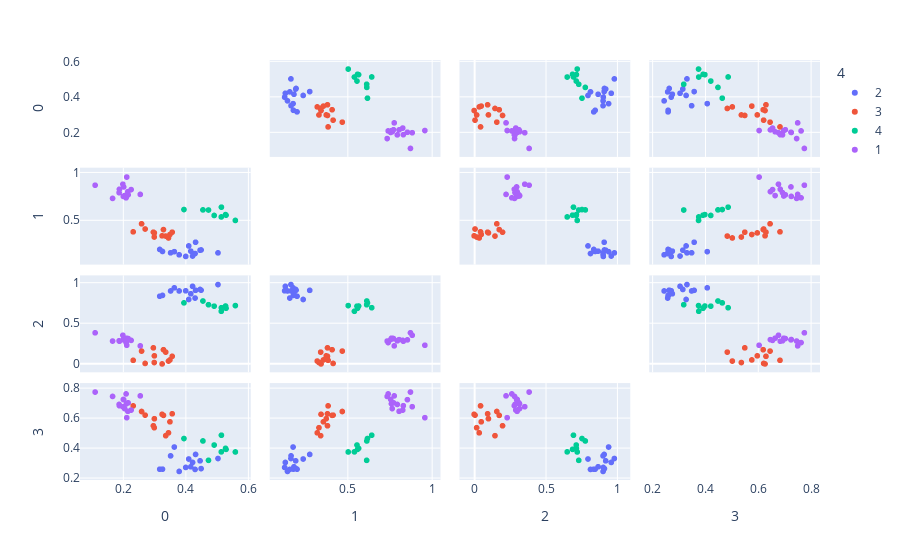

Source (notebook cell):
### Markdown cell above
### Plot test scattering matrix

### Code cell
import plotly.express as px
#preapare data
scattering_matrix_data = []
for i in test[:]:
    scattering_matrix_data.append([i[0][0],i[0][1],i[0][2],i[0][3],str(torch.argmax(torch.tensor(i[1], dtype=torch.get_default_dtype())).item()+1)])

#plot
fig = px.scatter_matrix(scattering_matrix_data, dimensions=[0, 1, 2, 3], color=4)
fig.update_traces(diagonal_visible=False)
fig.show()

### Figure 1 — Plotly figure (JSON) as saved in the notebook; plotly's stock layout.template omitted (floating-point values rounded to 4 significant figures)
{"data": [{"diagonal": {"visible": false}, "dimensions": [{"axis": {"matches": true}, "label": "0", "values": [0.4461, 0.4001, 0.3516, 0.3791, 0.3168, 0.43, 0.3636, 0.4316, 0.4494, 0.4097, 0.422, 0.3257, 0.5034, 0.4164]}, {"axis": {"matches": true}, "label": "1", "values": [0.1924, 0.1266, 0.1646, 0.1437, 0.2002, 0.1573, 0.1767, 0.2756, 0.1945, 0.2367, 0.1309, 0.1787, 0.1641, 0.1821]}, {"axis": {"matches": true}, "label": "2", "values": [0.9229, 0.9062, 0.9043, 0.9045, 0.8391, 0.8165, 0.9432, 0.9122, 0.9141, 0.7989, 0.9619, 0.8493, 0.9839, 0.8699]}, {"axis": {"matches": true}, "label": "3", "values": [0.3154, 0.2713, 0.3488, 0.2444, 0.2594, 0.2578, 0.408, 0.3583, 0.2636, 0.3277, 0.3047, 0.2596, 0.331, 0.2756]}], "hovertemplate": "4=2<br>%{xaxis.title.text}=%{x}<br>%{yaxis.title.text}=%{y}<extra></extra>", "legendgroup": "2", "marker": {"color": "#636efa", "symbol": "circle"}, "name": "2", "showlegend": true, "type": "splom"}, {"diagonal": {"visible": false}, "dimensions": [{"axis": {"matches": true}, "label": "0", "values": [0.2586, 0.3567, 0.2993, 0.3449, 0.27, 0.336, 0.3288, 0.2996, 0.2318, 0.2965, 0.3244, 0.3495]}, {"axis": {"matches": true}, "label": "1", "values": [0.4691, 0.3812, 0.3307, 0.3204, 0.4146, 0.3406, 0.4085, 0.3736, 0.3848, 0.3813, 0.3428, 0.3569]}, {"axis": {"matches": true}, "label": "2", "values": [0.1592, 0.0947, 0.01754, 0.03569, 0.00629, 0.1465, 0.1761, 0.1003, 0.04498, 0.1994, 0, 0.04979]}, {"axis": {"matches": true}, "label": "3", "values": [0.6462, 0.6307, 0.5374, 0.5031, 0.6218, 0.4839, 0.6201, 0.5977, 0.6839, 0.5504, 0.6272, 0.577]}], "hovertemplate": "4=3<br>%{xaxis.title.text}=%{x}<br>%{yaxis.title.text}=%{y}<extra></extra>", "legendgroup": "3", "marker": {"color": "#EF553B", "symbol": "circle"}, "name": "3", "showlegend": true, "type": "splom"}, {"diagonal": {"visible": false}, "dimensions": [{"axis": {"matches": true}, "label": "0", "values": [0.5144, 0.5139, 0.5292, 0.3944, 0.473, 0.4552, 0.4912, 0.5591, 0.5276]}, {"axis": {"matches": true}, "label": "1", "values": [0.6439, 0.541, 0.5597, 0.6188, 0.614, 0.6149, 0.5565, 0.5043, 0.5659]}, {"axis": {"matches": true}, "label": "2", "values": [0.6968, 0.6528, 0.6903, 0.7567, 0.7338, 0.7799, 0.7162, 0.7232, 0.7176]}, {"axis": {"matches": true}, "label": "3", "values": [0.4871, 0.3756, 0.3922, 0.4649, 0.3187, 0.4486, 0.4214, 0.3749, 0.3989]}], "hovertemplate": "4=4<br>%{xaxis.title.text}=%{x}<br>%{yaxis.title.text}=%{y}<extra></extra>", "legendgroup": "4", "marker": {"color": "#00cc96", "symbol": "circle"}, "name": "4", "showlegend": true, "type": "splom"}, {"diagonal": {"visible": false}, "dimensions": [{"axis": {"matches": true}, "label": "0", "values": [0.2147, 0.2546, 0.2044, 0.2157, 0.1876, 0.1867, 0.2013, 0.2102, 0.1657, 0.2112, 0.2003, 0.1988, 0.1099, 0.209, 0.2253]}, {"axis": {"matches": true}, "label": "1", "values": [0.8066, 0.7775, 0.7656, 0.7733, 0.8316, 0.7959, 0.856, 0.7611, 0.7356, 0.9597, 0.7568, 0.8845, 0.8741, 0.7416, 0.8282]}, {"axis": {"matches": true}, "label": "2", "values": [0.3014, 0.2238, 0.3187, 0.3144, 0.2817, 0.2868, 0.2982, 0.3182, 0.2835, 0.2316, 0.3024, 0.3551, 0.3859, 0.2647, 0.2922]}, {"axis": {"matches": true}, "label": "3", "values": [0.6474, 0.7509, 0.6653, 0.7041, 0.6848, 0.6934, 0.7255, 0.698, 0.7469, 0.6046, 0.7267, 0.6781, 0.7764, 0.7638, 0.6556]}], "hovertemplate": "4=1<br>%{xaxis.title.text}=%{x}<br>%{yaxis.title.text}=%{y}<extra></extra>", "legendgroup": "1", "marker": {"color": "#ab63fa", "symbol": "circle"}, "name": "1", "showlegend": true, "type": "splom"}], "layout": {"dragmode": "select", "legend": {"title": {"text": "4"}, "tracegroupgap": 0}, "margin": {"t": 60}}}
